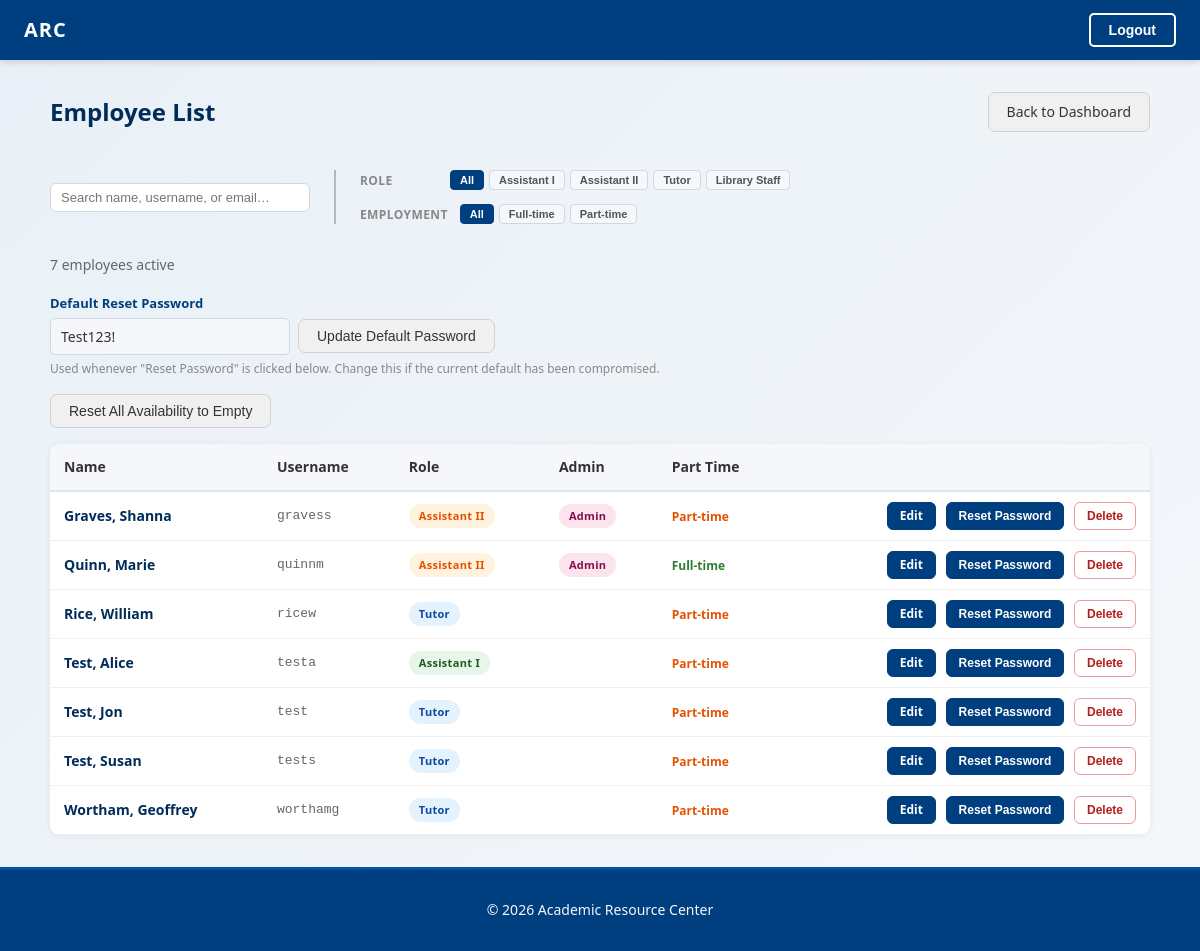
/employees/ (signed in), run on the app's committed database.
### account/models.py (models this page shows, shortened)
class SecuritySettings(models.Model):
    default_password = models.CharField(max_length=128, default='Test123!')
    @classmethod
    def load(cls):
        obj, _ = cls.objects.get_or_create(pk=1)
        return obj

class Employee(AbstractUser):
    class Role(models.TextChoices):
        ASSISTANT_I = 'ASSISTANT_I', 'Assistant I'
        ASSISTANT_II = 'ASSISTANT_II', 'Assistant II'
        TUTOR = 'TUTOR', 'Tutor'
        LIBRARY = 'LIBRARY','Library Staff'
    birth_month = models.PositiveSmallIntegerField(
        null=True, blank=True,
        choices=[(m, calendar.month_name[m]) for m in range(1, 13)],
    )
    birth_day = models.PositiveSmallIntegerField(
        null=True, blank=True,
        validators=[MinValueValidator(1), MaxValueValidator(31)],
    )
    part_time = models.BooleanField(default=True)
    role = models.CharField(
        max_length=20,
        choices=Role.choices,
        default=Role.TUTOR,
    )
    is_admin = models.BooleanField(default=False)
    desired_weekly_hours = models.FloatField(
        null=True, blank=True, validators=[MinValueValidator(0)]
    )
    wants_lunch_break = models.BooleanField(default=False)
    availability_override_until = models.DateField(null=True, blank=True)

### account/views.py (the view, shortened to what this page needs)
# urls.py: path('employees/', views.employee_list, name='employee_list'),
@login_required
@user_passes_test(_admin_check)
def employee_list(request):
    employees = (
        Employee.objects
        .filter(is_active=True)
        .order_by('last_name', 'first_name')
    )
    return render(request, 'account/employee_list.html', {
        'employees': employees,
        'role_choices': Employee.Role.choices,
        'default_password': SecuritySettings.load().default_password,
    })

### account/templates/account/employee_list.html (shortened to what this page needs)
{% extends "dashboard/base.html" %}
{% block content %}
<div class="emp-list-container">
  <div class="roster-page-header">
    <h1>Employee List</h1>
    <a href="{% url 'dashboard:dashboard' %}" class="btn btn-secondary">Back to Dashboard</a>
  </div>
  <div class="emp-list-filters">
    <div class="emp-list-filters-search">
      <input
        type="text"
        id="empSearchInput"
        placeholder="Search name, username, or email…"
        class="roster-emp-search"
        autocomplete="off"
      >
    </div>
    <div class="emp-list-filters-divider"></div>
    <div class="emp-list-filters-controls">
      <div class="emp-list-filter-group">
        <span class="emp-list-filter-label">Role</span>
        <div class="roster-role-filters" id="empRoleFilters">
          <button type="button" class="roster-role-btn active" data-role="">All</button>
          {% for value, label in role_choices %}
          <button type="button" class="roster-role-btn" data-role="{{ value }}">{{ label }}</button>
          {% endfor %}
        </div>
      </div>
      <div class="emp-list-filter-group">
        <span class="emp-list-filter-label">Employment</span>
        <div class="roster-role-filters" id="empEmploymentFilters">
          <button type="button" class="roster-role-btn active" data-employment="">All</button>
          <button type="button" class="roster-role-btn" data-employment="full_time">Full-time</button>
          <button type="button" class="roster-role-btn" data-employment="part_time">Part-time</button>
        </div>
      </div>
    </div>
  </div>
  <p class="emp-list-count" id="empListCount">{{ employees|length }} employee{{ employees|length|pluralize }} active</p>
  <form method="post" class="default-password-form" style="margin-bottom: 16px;">
    <label for="defaultPasswordInput" class="form-label">Default Reset Password</label>
    <div style="display:flex; align-items:center; gap:8px;">
      <input
        type="text"
        id="defaultPasswordInput"
        name="default_password"
        value="{{ default_password }}"
        class="form-control"
        style="max-width: 240px;"
        autocomplete="off"
      >
      <button type="submit" class="btn btn-secondary">Update Default Password</button>
    </div>
    <p class="reg-help">Used whenever "Reset Password" is clicked below. Change this if the current default has been compromised.</p>
  </form>
  {% if request.user.username == 'gravess' %}
  <form method="post" action="{% url 'account:reset_all_availability' %}" style="margin-bottom: 16px;"
        onsubmit="return confirm('Reset ALL employees availability to empty?\n\nThis will delete any existing availability for every employee.\n\nThis cannot be undone.');">
    <button type="submit" class="btn btn-secondary">Reset All Availability to Empty</button>
  </form>
  {% endif %}
  <div class="emp-list-table-wrap">
    <table class="emp-list-table">
      <thead>
        <tr>
          <th>Name</th>
          <th>Username</th>
          <th>Role</th>
          <th>Admin</th>
          <th>Part Time</th>
          <th></th>
        </tr>
      </thead>
      <tbody id="empListBody">
        {% for emp in employees %}
        <tr class="emp-list-row"
            data-search="{{ emp.first_name }} {{ emp.last_name }} {{ emp.username }} {{ emp.email }}"
            data-role="{{ emp.role }}"
            data-employment="{% if emp.part_time %}part_time{% else %}full_time{% endif %}">
          <td class="emp-name">{{ emp.last_name }}, {{ emp.first_name }}</td>
          <td class="emp-username">{{ emp.username }}</td>
          <td>
            <span class="role-badge role-{{ emp.role|lower }}">{{ emp.get_role_display }}</span>
          </td>
          <td>{% if emp.is_admin %}<span class="role-badge role-admin">Admin</span>{% endif %}</td>
          <td>{% if emp.part_time %}<span class="emp-parttime">Part-time</span>{% else %}<span class="emp-fulltime">Full-time</span>{% endif %}</td>
          <td class="emp-actions">
            <a href="{% url 'account:edit_employee' emp.pk %}" class="btn-action btn-action-edit">Edit</a>
            <form method="post" action="{% url 'account:reset_employee_password' emp.pk %}" class="inline-form"
                  onsubmit="return confirm('Reset {{ emp.first_name }} {{ emp.last_name }}\'s password to the default?');">
              <button type="submit" class="btn-action btn-action-edit">Reset Password</button>
            </form>
            <form method="post" class="inline-form"
                  onsubmit="return confirm('Permanently delete {{ emp.first_name }} {{ emp.last_name }}?\n\nThis will also delete all of their schedule entries and availability.\n\nThis cannot be undone.');">
              <button type="submit" class="btn-action btn-action-delete">Delete</button>
            </form>
          </td>
        </tr>
        {% empty %}
        <tr><td colspan="6" class="emp-list-empty">No active employees found.</td></tr>
        {% endfor %}
      </tbody>
    </table>
  </div>
</div>
{% endblock %}

### data on the page
SecuritySettings: default_password "Test123!"
Employee: last_name "Graves", first_name "Shanna", username "gravess", role "Assistant II", is_admin "Admin", part_time "Part-time"
Employee: last_name "Quinn", first_name "Marie", username "quinnm", role "Assistant II", is_admin "Admin", part_time "Full-time"
Employee: last_name "Rice", first_name "William", username "ricew", role "Tutor", part_time "Part-time"
Employee: last_name "Test", first_name "Alice", username "testa", role "Assistant I", part_time "Part-time"
Employee: last_name "Test", first_name "Jon", username "test", role "Tutor", part_time "Part-time"
Employee: last_name "Test", first_name "Susan", username "tests", role "Tutor", part_time "Part-time"
Employee: last_name "Wortham", first_name "Geoffrey", username "worthamg", role "Tutor", part_time "Part-time"

### other printed values
{{ label }} "Assistant I" "Assistant II" "Tutor" "Library Staff"
{{ employees|length }} "7"
